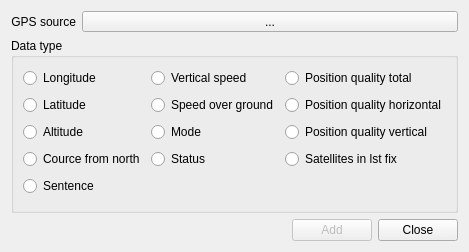
<?xml version="1.0" encoding="UTF-8"?>
<ui version="4.0">
 <class>CTextItemAddDialog</class>
 <widget class="QDialog" name="CTextItemAddDialog">
  <property name="geometry">
   <rect>
    <x>0</x>
    <y>0</y>
    <width>463</width>
    <height>252</height>
   </rect>
  </property>
  <property name="windowTitle">
   <string>Dialog</string>
  </property>
  <layout class="QVBoxLayout" name="verticalLayout">
   <item>
    <layout class="QHBoxLayout" name="horizontalLayout_2">
     <item>
      <widget class="QLabel" name="label">
       <property name="sizePolicy">
        <sizepolicy hsizetype="Maximum" vsizetype="Preferred">
         <horstretch>0</horstretch>
         <verstretch>0</verstretch>
        </sizepolicy>
       </property>
       <property name="text">
        <string>GPS source</string>
       </property>
       <property name="alignment">
        <set>Qt::AlignRight|Qt::AlignTrailing|Qt::AlignVCenter</set>
       </property>
      </widget>
     </item>
     <item>
      <widget class="ui::controls::CGpsSourceSelect" name="pwGpsSourceSelect">
       <property name="sizePolicy">
        <sizepolicy hsizetype="Minimum" vsizetype="Fixed">
         <horstretch>0</horstretch>
         <verstretch>0</verstretch>
        </sizepolicy>
       </property>
       <property name="text">
        <string>...</string>
       </property>
      </widget>
     </item>
    </layout>
   </item>
   <item>
    <widget class="QGroupBox" name="gbDataType">
     <property name="title">
      <string>Data type</string>
     </property>
     <layout class="QGridLayout" name="gridLayout">
      <item row="0" column="0">
       <widget class="QRadioButton" name="rbLongitude">
        <property name="text">
         <string>Longitude</string>
        </property>
       </widget>
      </item>
      <item row="2" column="0">
       <widget class="QRadioButton" name="rbLatitude">
        <property name="text">
         <string>Latitude</string>
        </property>
       </widget>
      </item>
      <item row="2" column="1">
       <widget class="QRadioButton" name="rbSpeedOverGround">
        <property name="text">
         <string>Speed over ground</string>
        </property>
       </widget>
      </item>
      <item row="3" column="1">
       <widget class="QRadioButton" name="rbMode">
        <property name="text">
         <string>Mode</string>
        </property>
       </widget>
      </item>
      <item row="3" column="0">
       <widget class="QRadioButton" name="rbAltitude">
        <property name="text">
         <string>Altitude</string>
        </property>
       </widget>
      </item>
      <item row="0" column="2">
       <widget class="QRadioButton" name="rbPQTotal">
        <property name="text">
         <string>Position quality total</string>
        </property>
       </widget>
      </item>
      <item row="2" column="2">
       <widget class="QRadioButton" name="rbPQHorizontal">
        <property name="text">
         <string>Position quality horizontal</string>
        </property>
       </widget>
      </item>
      <item row="3" column="2">
       <widget class="QRadioButton" name="rbPQVertical">
        <property name="text">
         <string>Position quality vertical</string>
        </property>
       </widget>
      </item>
      <item row="4" column="0">
       <widget class="QRadioButton" name="rbCourseFromNorth">
        <property name="text">
         <string>Cource from north</string>
        </property>
       </widget>
      </item>
      <item row="4" column="1">
       <widget class="QRadioButton" name="rbStatus">
        <property name="text">
         <string>Status</string>
        </property>
       </widget>
      </item>
      <item row="4" column="2">
       <widget class="QRadioButton" name="rbSatellitesInLastFix">
        <property name="text">
         <string>Satellites in lst fix</string>
        </property>
       </widget>
      </item>
      <item row="0" column="1">
       <widget class="QRadioButton" name="rbRateOfClimb">
        <property name="text">
         <string>Vertical speed</string>
        </property>
       </widget>
      </item>
      <item row="5" column="0">
       <widget class="QRadioButton" name="rbSentence">
        <property name="text">
         <string>Sentence</string>
        </property>
       </widget>
      </item>
     </layout>
    </widget>
   </item>
   <item>
    <layout class="QHBoxLayout" name="horizontalLayout">
     <item>
      <spacer name="horizontalSpacer">
       <property name="orientation">
        <enum>Qt::Horizontal</enum>
       </property>
       <property name="sizeHint" stdset="0">
        <size>
         <width>40</width>
         <height>20</height>
        </size>
       </property>
      </spacer>
     </item>
     <item>
      <widget class="QPushButton" name="pbAdd">
       <property name="enabled">
        <bool>false</bool>
       </property>
       <property name="text">
        <string>Add</string>
       </property>
       <property name="icon">
        <iconset resource="../../../res/resources.qrc">
         <normaloff>:/icons/item-add.png</normaloff>:/icons/item-add.png</iconset>
       </property>
      </widget>
     </item>
     <item>
      <widget class="QPushButton" name="pbClose">
       <property name="text">
        <string>Close</string>
       </property>
       <property name="icon">
        <iconset resource="../../../res/resources.qrc">
         <normaloff>:/icons/dialog-cancel.png</normaloff>:/icons/dialog-cancel.png</iconset>
       </property>
      </widget>
     </item>
    </layout>
   </item>
  </layout>
 </widget>
 <customwidgets>
  <customwidget>
   <class>ui::controls::CGpsSourceSelect</class>
   <extends>QToolButton</extends>
   <header>cgpssourceselect.h</header>
  </customwidget>
 </customwidgets>
 <resources>
  <include location="../../../res/resources.qrc"/>
 </resources>
 <connections>
  <connection>
   <sender>pbClose</sender>
   <signal>clicked()</signal>
   <receiver>CTextItemAddDialog</receiver>
   <slot>reject()</slot>
   <hints>
    <hint type="sourcelabel">
     <x>133</x>
     <y>138</y>
    </hint>
    <hint type="destinationlabel">
     <x>66</x>
     <y>138</y>
    </hint>
   </hints>
  </connection>
 </connections>
</ui>
